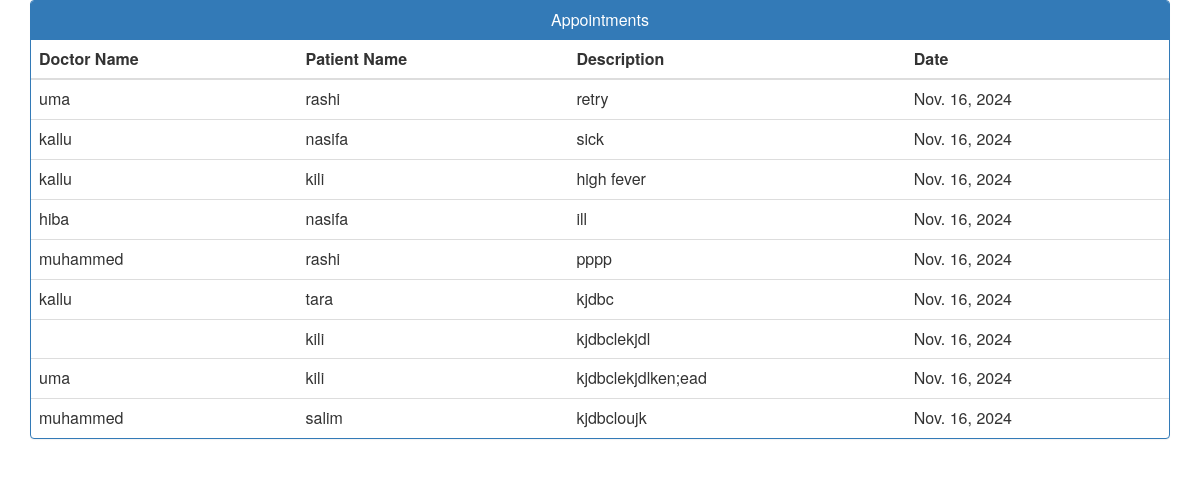
Screenshot of /admin-add-booking/admin-view-booking/ with the database file from the repository.
### ccapp/models.py (models this page shows)
class Appointment(models.Model):
        patientId=models.PositiveIntegerField(null=True)
        doctorId=models.PositiveIntegerField(null=True)
        patientName=models.CharField(max_length=40, null=True)
        doctorName=models.CharField(max_length=40, null=True)
        appointmentDate=models.DateField(auto_now=True)
        description=models.TextField(max_length=500)
        status=models.BooleanField(default=False)

### ccapp/views.py (the view)
# urls.py: path('admin-add-booking/admin-view-booking/', views.admin_view_booking_view, name="admin-view-booking"),
def admin_view_booking_view(request):
    appointments = models.Appointment.objects.all()
    print(appointments)
    return render (request, 'admin_view_booking.html', {"appointments": appointments})

### templates/admin_view_booking.html (shortened to what this page needs)
{% block content %}
<head>
  <link href="//netdna.bootstrapcdn.com/bootstrap/3.0.0/css/bootstrap.min.css" rel="stylesheet" id="bootstrap-css">
</head>
<div class="container">
  <div class="panel panel-primary">
    <div class="panel-heading">
      <h6 class="panel-title">Appointments</h6>
    </div>
    <table class="table table-hover" id="dev-table">
      <thead>
        <tr>
          <th>Doctor Name</th>
          <th>Patient Name</th>
          <th>Description</th>
          <th>Date</th>
        </tr>
      </thead>
      {% for a in appointments %}
      <tr>
        <td> {{a.doctorName}}</td>
        <td>{{a.patientName}}</td>
        <td>{{a.description}}</td>
        <td>{{a.appointmentDate}}</td>
      </tr>
      {% endfor %}
    </table>
  </div>
</div>
{% endblock content %}

### templates/admin_view_booking.html (style rules this page uses)
h6 { text-align: center; }

### rows the page displays
Appointment: doctorName "uma", patientName "rashi", description "retry", appointmentDate "Nov. 16, 2024"
Appointment: doctorName "kallu", patientName "nasifa", description "sick", appointmentDate "Nov. 16, 2024"
Appointment: doctorName "kallu", patientName "kili", description "high fever", appointmentDate "Nov. 16, 2024"
Appointment: doctorName "hiba", patientName "nasifa", description "ill", appointmentDate "Nov. 16, 2024"
Appointment: doctorName "muhammed", patientName "rashi", description "pppp", appointmentDate "Nov. 16, 2024"
Appointment: doctorName "kallu", patientName "tara", description "kjdbc", appointmentDate "Nov. 16, 2024"
Appointment: patientName "kili", description "kjdbclekjdl", appointmentDate "Nov. 16, 2024"
Appointment: doctorName "uma", patientName "kili", description "kjdbclekjdlken;ead", appointmentDate "Nov. 16, 2024"
Appointment: doctorName "muhammed", patientName "salim", description "kjdbcloujk", appointmentDate "Nov. 16, 2024"
